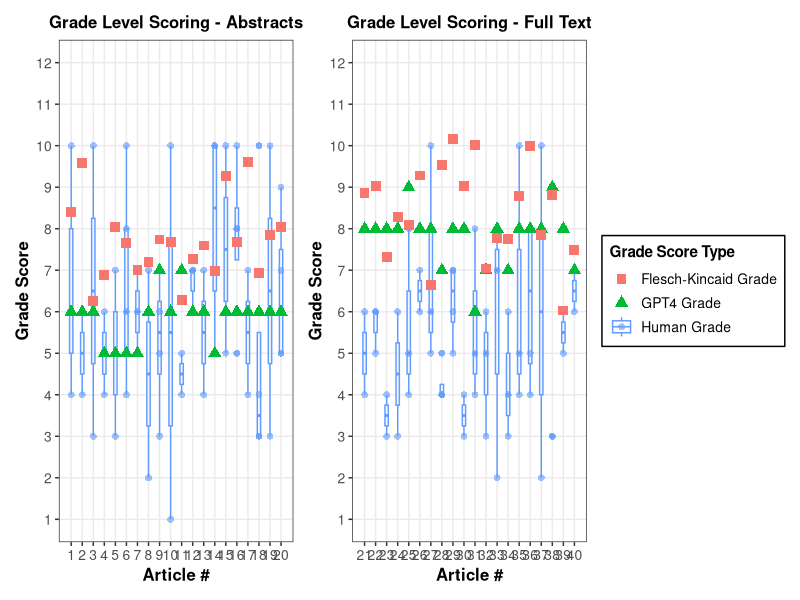

The R script that drew this image:
library(ggplot2)
library(tidyr)
library(dplyr)
library(readr)
library(patchwork)

# Read the CSV
data <- read.csv("./data/Summary_statistics.csv", check.names=FALSE)

Abstracts <- data %>%
  select(`Article #`, 
         `Abstract ChatGPT`, 
         `Abstract Grade Score`, 
         `Grader 1`,
         `Grader 2`,
         `Grader 3`,
         `Grader 4`,
         `Grader 5`) %>%  # select columns
  filter(`Article #` <= 20)  # keep only rows where Article # 1-20 (Abstracts)

FullText <- data %>%
  select(`Article #`, 
         `Full Text ChatGPT`, 
         `Full Text Grade Score`, 
         `Grader 1`,
         `Grader 2`,
         `Grader 3`,
         `Grader 4`,
         `Grader 5`) %>%  # select columns
  filter(`Article #` >=21 & `Article #` <= 40)  # keep only rows where Article # 1-20 (Abstracts)

# Reshape grader columns to long format (drops NAs automatically)
Abstracts_long <- Abstracts %>%
  select(`Article #`, `Grader 1`, `Grader 2`, `Grader 3`, `Grader 4`, `Grader 5`) %>%
  pivot_longer(cols = starts_with("Grader"),
               names_to = "Rater",
               values_to = "Score",
               values_drop_na = TRUE)  # Remove empty cells for NA

# Reshape grader columns to long format (drops NAs automatically)
FullText_long <- FullText %>%
  select(`Article #`, `Grader 1`, `Grader 2`, `Grader 3`, `Grader 4`, `Grader 5`) %>%
  pivot_longer(cols = starts_with("Grader"),
               names_to = "Rater",
               values_to = "Score",
               values_drop_na = TRUE)  # This removes empty cells!

# Plot all individual rater points
AbstractPlot <- ggplot(Abstracts, aes(x = `Article #`)) +
  geom_boxplot(data = Abstracts_long, aes(y = Score, group = `Article #`, color = "Human Grade"),
               alpha = 0.5, width = 0.3) +
  # All individual human rater points
  geom_point(data = Abstracts_long, aes(y = Score, color = "Human Grade"), 
             size = 2, shape = 16, alpha = 0.6) +
  # ChatGPT scores
  geom_point(aes(y = `Abstract ChatGPT`, color = "GPT Grade"), 
             size = 3, shape = 17) +
  # FK Grade scores
  geom_point(aes(y = `Abstract Grade Score`, color = "Flesch-Kincaid Grade"), 
             size = 3, shape = 15) +
  scale_x_continuous(breaks = seq(1, 20, by = 1)) +
  scale_y_continuous(breaks = 1:12, limits = c(1, 12)) +
  labs(x = "Article #", 
       y = "Grade Score",
       color = "Grade Score Type",
       title = "Grade Level Scoring - Abstracts") +
  theme_bw() +  # Clean white background
  theme(
    panel.grid.minor = element_blank(),  # Remove minor gridlines
    legend.position = "none",  # Position on right of the plot
    legend.background = element_rect(fill = "white", color = "black"),
    axis.title = element_text(size = 12, face = "bold"),
    axis.text = element_text(size = 10),
    legend.title = element_text(size = 11, face = "bold"),
    legend.text = element_text(size = 10),
    plot.title = element_text(size = 12, face = "bold", hjust = 0.5)
    
  )

# Plot all individual rater points
FullTextPlot <- ggplot(FullText, aes(x = `Article #`)) +
  geom_boxplot(data = FullText_long, aes(y = Score, group = `Article #`, color = "Human Grade"),
              alpha = 0.5, width = 0.3) +
  # All individual human rater points
  geom_point(data = FullText_long, aes(y = Score, color = "Human Grade"), 
             size = 2, shape = 16, alpha = 0.6) +
  # ChatGPT scores
  geom_point(aes(y = `Full Text ChatGPT`, color = "GPT4 Grade"), 
             size = 3, shape = 17) +
  # Full Text Grade scores
  geom_point(aes(y = `Full Text Grade Score`, color = "Flesch-Kincaid Grade"), 
             size = 3, shape = 15) +
  scale_x_continuous(breaks = seq(21, 40, by = 1)) +
  scale_y_continuous(breaks = 1:12, limits = c(1, 12)) +
  labs(x = "Article #", 
       y = "Grade Score",
       color = "Grade Score Type",
       title = "Grade Level Scoring - Full Text") +
  theme_bw() +  # Clean white background
  theme(
    panel.grid.minor = element_blank(),  # Remove minor gridlines
    legend.position = "right",  # Position on right of the plot
    legend.background = element_rect(fill = "white", color = "black"),
    axis.title = element_text(size = 12, face = "bold"),
    axis.text = element_text(size = 10),
    legend.title = element_text(size = 11, face = "bold"),
    legend.text = element_text(size = 10),
    plot.title = element_text(size = 12, face = "bold", hjust = 0.5)
    
  )


CombinedPlot <- AbstractPlot + FullTextPlot
CombinedPlot
# ggsave("Figure3Abstract.png", AbstractPlot, width = 9, height = 6, dpi = 300)
# ggsave("Figure3FullText.png", FullTextPlot, width = 9, height = 6, dpi = 300)
#ggsave("Figure3.png", CombinedPlot, width = 12, height = 6, dpi = 300)
